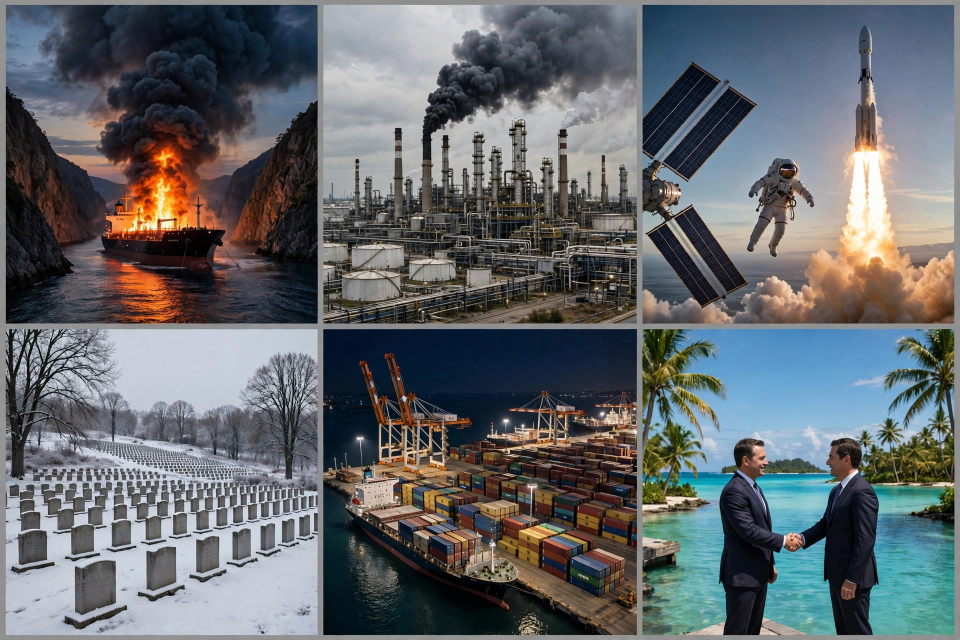
#> input picture assets/entry-source-20261126-fresh.png, 1920 x 1280 px (shown at 1/2 size)
$ python build_image.py
#> lines starting #> are read from the running program, lines starting #| are printed output that depends on the picture
#> in render, src is the input picture: PIL image 1920x1280 RGB; mean R, G, B 99.8, 104.1, 107.5
#!/usr/bin/env python3
"""Rebuild the front page for news-image-20261126 (post-opening session).

The page is a 1024x1024 newspaper front page, typeset entirely in PIL
on top of six photographs cut from one fresh AI-generated 3x2 collage
(assets/entry-source-20261126-fresh.png, generated in this session).

Sections, top to bottom:
  * masthead — title, red rule, exact date
  * four story panels in a 2x2 grid (photo + kicker + headline + subhead)
  * a full-width strip holding the last two big stories (thumb + text)
  * a navy ALSO band with three short items

Running this file writes entry.png next to it and then re-opens the
file to check it: 1024x1024, PNG, at most 1 MiB. The build is fully
deterministic — same input bytes, same output bytes.
"""
from __future__ import annotations

import hashlib
import os

from PIL import Image, ImageDraw, ImageFont

BASE = os.path.dirname(os.path.abspath(__file__))
SOURCE = os.path.join(BASE, "assets", "entry-source-20261126-fresh.png")
TARGET = os.path.join(BASE, "entry.png")

PAGE_W, PAGE_H = 1024, 1024
MARGIN = 16

# Palette
PAPER = (247, 242, 231)
INK = (18, 18, 18)
RULE_RED = (178, 34, 34)
MUTED = (90, 88, 82)
NAVY = (20, 36, 62)
GOLD = (232, 190, 90)
OFFWHITE = (245, 245, 245)
PHOTO_EDGE = (40, 40, 40)

NOTO = "/usr/share/fonts/truetype/noto"
FONTS = {
    "cond": os.path.join(NOTO, "NotoSans-Condensed.ttf"),
    "cond_bold": os.path.join(NOTO, "NotoSans-CondensedBold.ttf"),
    "regular": os.path.join(NOTO, "NotoSans-Regular.ttf"),
}


def load(kind: str, size: int) -> ImageFont.FreeTypeFont:
    return ImageFont.truetype(FONTS[kind], size)


def wrap_text(draw: ImageDraw.ImageDraw, text: str,
              font: ImageFont.FreeTypeFont, width: int) -> list[str]:
    """Split text into lines that each fit inside width pixels."""
    lines: list[str] = []
    current = ""
    for word in text.split():
        candidate = f"{current} {word}".strip()
        if draw.textlength(candidate, font=font) <= width:
            current = candidate
        else:
            if current:
                lines.append(current)
            current = word
    if current:
        lines.append(current)
    return lines


def fit_headline(draw: ImageDraw.ImageDraw, text: str, start: int,
                 width: int, max_lines: int = 2) -> tuple[ImageFont.FreeTypeFont, list[str]]:
    """Largest bold-condensed size (<= start) wrapping into max_lines."""
    size = start
    while size > 13:
        fnt = load("cond_bold", size)
        lines = wrap_text(draw, text, fnt, width)
        if len(lines) <= max_lines:
            return fnt, lines
        size -= 1
    fnt = load("cond_bold", 13)
    return fnt, wrap_text(draw, text, fnt, width)


def cover_fill(img: Image.Image, focus: tuple[float, float],
               tw: int, th: int) -> Image.Image:
    """Resize-crop img to exactly tw x th, keeping focus in frame."""
    w, h = img.size
    scale = max(tw / w, th / h)
    cw, ch = round(tw / scale), round(th / scale)
    cx, cy = round(focus[0] * w), round(focus[1] * h)
    x0 = min(max(cx - cw // 2, 0), w - cw)
    y0 = min(max(cy - ch // 2, 0), h - ch)
    return img.crop((x0, y0, x0 + cw, y0 + ch)).resize((tw, th), Image.LANCZOS)


# Cell rectangles measured from the fresh collage (1920x1280): the grey
# frame is ~10px and the gutters sit near x=636-650, x=1272-1284 and
# y=645-656, so each cell is inset a few px past the frame/gutter.
CELLS = {
    "tanker": (16, 16, 630, 639),
    "refinery": (656, 16, 1266, 639),
    "space": (1290, 16, 1904, 639),
    "cemetery": (16, 662, 630, 1264),
    "port": (656, 662, 1266, 1264),
    "island": (1290, 662, 1904, 1264),
}
FOCUS = {
    "tanker": (0.50, 0.62),
    "refinery": (0.50, 0.50),
    "space": (0.55, 0.50),
    "cemetery": (0.50, 0.60),
    "port": (0.50, 0.55),
    "island": (0.50, 0.60),
}

GRID_STORIES = [
    {"cell": "tanker", "kicker": "MIDDLE EAST",
     "head": "TANKERS ABLAZE IN HORMUZ",
     "sub": "Two tankers hit mines and burn in the strait"},
    {"cell": "refinery", "kicker": "SAUDI ARABIA",
     "head": "REFINERY HIT IN SAUDI ARABIA",
     "sub": "Houthis claim strike; four drones shot down"},
    {"cell": "space", "kicker": "SPACE",
     "head": "PAKISTAN'S FIRST ASTRONAUT IN ORBIT",
     "sub": "First foreigner aboard China's Tiangong station"},
    {"cell": "cemetery", "kicker": "UKRAINE WAR",
     "head": "RUSSIA'S DEAD: NEARLY 500,000",
     "sub": "Leaked files put the toll at 490,334"},
]
STRIP_STORIES = [
    {"cell": "port", "kicker": "TRADE",
     "head": "US READIES NEW TARIFFS",
     "sub": "Duties planned on China, the EU and 15 others"},
    {"cell": "island", "kicker": "PACIFIC",
     "head": "PACIFIC PACT SHUTS OUT BASES",
     "sub": "Solomons sign treaty with Australia"},
]
ALSO_ITEMS = [
    "CARTAGENA HOSTAGES FREED \u2014 troops storm the store at dawn",
    "CAIRO TANKER FIRE KILLS AT LEAST 31 \u2014 ring road blaze engulfs 27 vehicles",
    "KILMAR \u00c1BREGO GARC\u00cdA LEAVES THE US FOR SPAIN",
]

DATE_LINE = "THURSDAY, 26 NOVEMBER 2026"


def draw_masthead(draw: ImageDraw.ImageDraw) -> None:
    draw.text((PAGE_W // 2, 12), "THE WORLD IN ONE DAY",
              font=load("cond_bold", 62), fill=INK, anchor="ma")
    draw.rectangle((MARGIN, 96, PAGE_W - MARGIN, 99), fill=RULE_RED)
    draw.text((PAGE_W // 2, 104), DATE_LINE,
              font=load("cond_bold", 27), fill=INK, anchor="ma")


def draw_grid(page: Image.Image, draw: ImageDraw.ImageDraw,
              src: Image.Image) -> None:
    panel_w, panel_h, photo_h = 490, 300, 170
    cols_x = [MARGIN, 526]
    rows_y = [140, 452]
    for idx, story in enumerate(GRID_STORIES):
        x = cols_x[idx % 2]
        y = rows_y[idx // 2]
        x0, y0, x1, y1 = CELLS[story["cell"]]
        cell = src.crop((x0, y0, x1, y1))
        photo = cover_fill(cell, FOCUS[story["cell"]], panel_w, photo_h)
        page.paste(photo, (x, y))
        draw.rectangle((x, y, x + panel_w - 1, y + photo_h - 1),
                       outline=PHOTO_EDGE, width=1)
        ty = y + photo_h + 8
        draw.text((x, ty), story["kicker"], font=load("cond_bold", 19),
                  fill=RULE_RED)
        ty += 24
        head_font, head_lines = fit_headline(draw, story["head"], 36, panel_w)
        for line in head_lines:
            draw.text((x, ty), line, font=head_font, fill=INK)
            ty += head_font.size + 2
        draw.text((x, ty), story["sub"], font=load("cond", 23), fill=MUTED)
#> this loop made 4 passes
#> pass 1, in draw_grid, `photo = cover_fill(cell, FOCUS[story["cell"]], panel_w, photo_h)`:
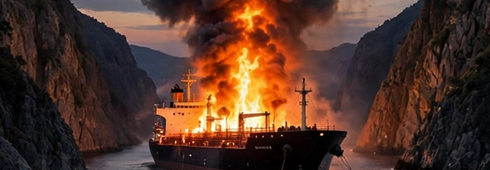
#> photo: PIL image 490x170 RGB; mean R, G, B 83.3, 53.3, 41.1
#> after the loop:
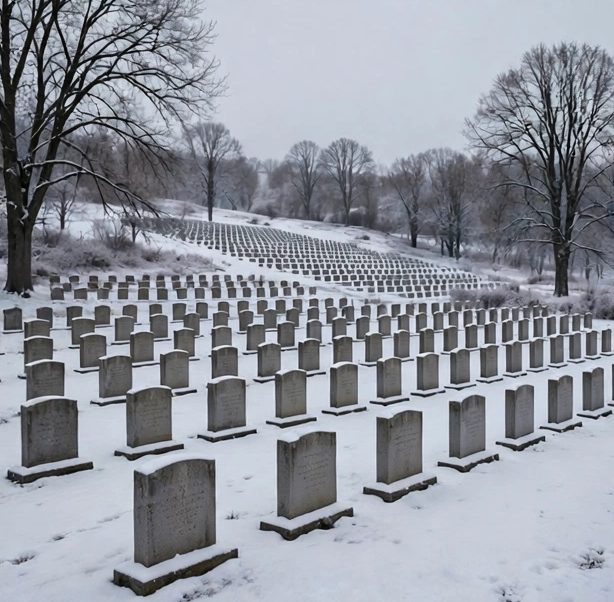
#> cell: PIL image 614x602 RGB; mean R, G, B 144.7, 149, 157.7
#> after the loop:
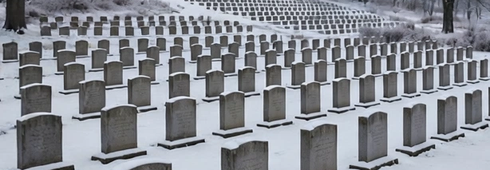
#> photo: PIL image 490x170 RGB; mean R, G, B 137.1, 140.4, 147.5


def draw_strip(page: Image.Image, draw: ImageDraw.ImageDraw,
               src: Image.Image) -> None:
    top, height, thumb_w = 764, 116, 150
    for idx, story in enumerate(STRIP_STORIES):
        x = MARGIN if idx == 0 else 526
        x0, y0, x1, y1 = CELLS[story["cell"]]
        cell = src.crop((x0, y0, x1, y1))
        thumb = cover_fill(cell, FOCUS[story["cell"]], thumb_w, height)
        page.paste(thumb, (x, top))
        draw.rectangle((x, top, x + thumb_w - 1, top + height - 1),
                       outline=PHOTO_EDGE, width=1)
        tx = x + thumb_w + 12
        text_w = 490 - thumb_w - 12
        draw.text((tx, top + 2), story["kicker"], font=load("cond_bold", 18),
                  fill=RULE_RED)
        head_font, head_lines = fit_headline(draw, story["head"], 30, text_w)
        ty = top + 24
        for line in head_lines:
            draw.text((tx, ty), line, font=head_font, fill=INK)
            ty += head_font.size + 1
        sub_font = load("cond", 18)
        # Both strip subs now fit on one line at 18px (the tariff sub used
        # to strand a lone "others" on line two at 20px); the two-line
        # cap below stays as a safety net.
        for line in wrap_text(draw, story["sub"], sub_font, text_w)[:2]:
            draw.text((tx, ty + 2), line, font=sub_font, fill=MUTED)
            ty += sub_font.size + 1
#> this loop made 2 passes
#> pass 1, in draw_strip, `cell = src.crop((x0, y0, x1, y1))`:
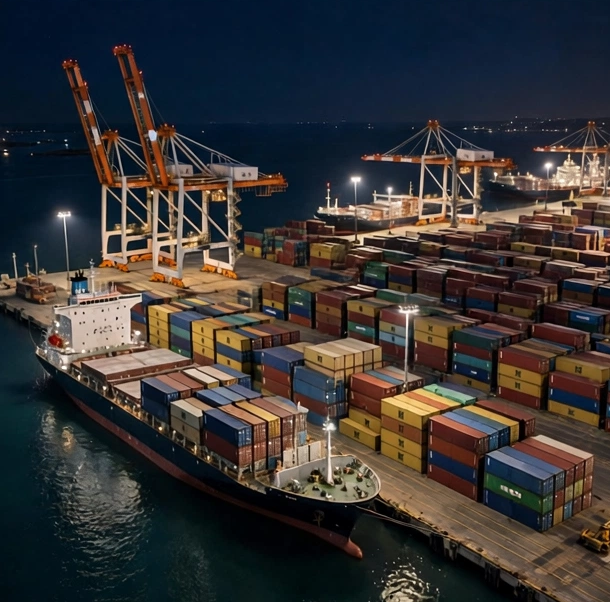
#> cell: PIL image 610x602 RGB; mean R, G, B 56.6, 53.4, 52.5
#> pass 1, in draw_strip, `thumb = cover_fill(cell, FOCUS[story["cell"]], thumb_w, height)`:
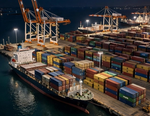
#> thumb: PIL image 150x116 RGB; mean R, G, B 68.4, 60.2, 54.8
#> after the loop:
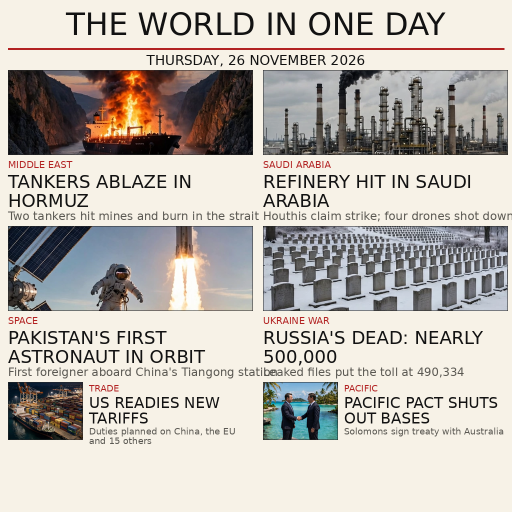
#> page: PIL image 1024x1024 RGB (shown at 1/2 size); mean R, G, B 191.1, 185.6, 178.9


def draw_also_band(draw: ImageDraw.ImageDraw) -> None:
    top = 892
    draw.rectangle((0, top, PAGE_W, PAGE_H), fill=NAVY)
    draw.text((MARGIN, top + 6), "ALSO TODAY", font=load("cond_bold", 22),
              fill=GOLD)
    y = top + 34
    for item in ALSO_ITEMS:
        size = 28
        while size > 19:
            fnt = load("cond", size)
            if draw.textlength(item, font=fnt) <= PAGE_W - 34 - MARGIN:
                break
            size -= 1
        draw.rectangle((MARGIN, y + 9, MARGIN + 8, y + 17), fill=RULE_RED)
        draw.text((34, y), item, font=fnt, fill=OFFWHITE)
        y += 31


def render() -> None:
    src = Image.open(SOURCE).convert("RGB")
    page = Image.new("RGB", (PAGE_W, PAGE_H), PAPER)
    draw = ImageDraw.Draw(page)
    draw_masthead(draw)
    draw_grid(page, draw, src)
    draw_strip(page, draw, src)
    draw_also_band(draw)
    page.save(TARGET, "PNG", optimize=True)
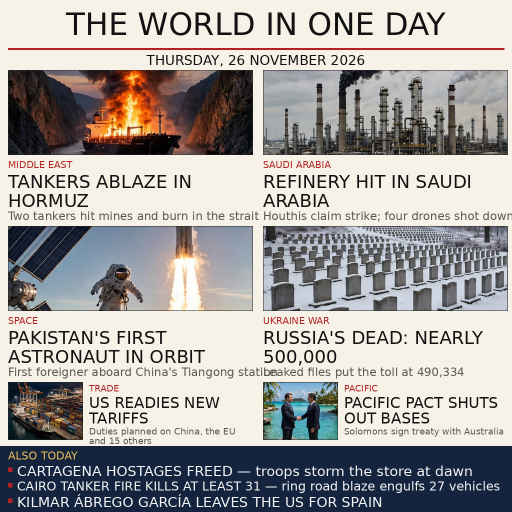
#> saved as entry.png: PIL image 1024x1024 RGB (shown at 1/2 size); mean R, G, B 164.9, 161.9, 159.6
    print("wrote", TARGET)


def verify() -> str:
    with Image.open(TARGET) as im:
        assert im.size == (PAGE_W, PAGE_H), im.size
        assert im.format == "PNG"
    nbytes = os.path.getsize(TARGET)
    assert nbytes <= 1_048_576, nbytes
    digest = hashlib.sha256(open(TARGET, "rb").read()).hexdigest()
    print(f"verify: 1024x1024 PNG, {nbytes} bytes, sha256 {digest}")
    return digest


if __name__ == "__main__":
    render()
    verify()

$ run again, with assets/entry-source.png copied over assets/entry-source-20261126-fresh.png
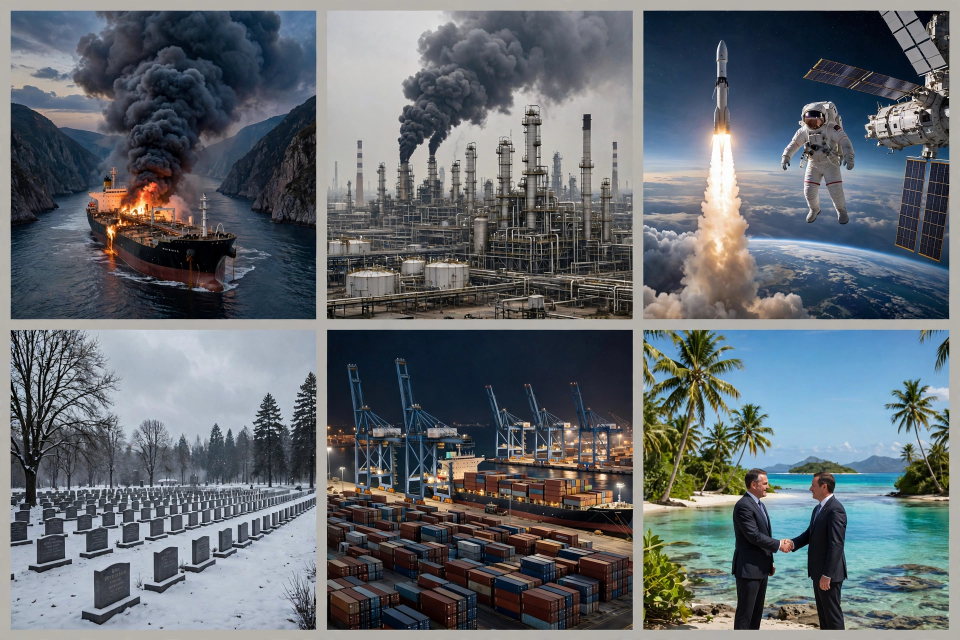
#> input picture assets/entry-source.png, 1920 x 1280 px (shown at 1/2 size)
#> in render, src is the input picture: PIL image 1920x1280 RGB; mean R, G, B 99.5, 105.8, 111.3
#> after the loop in draw_grid, `for idx, story in enumerate(GRID_STORIES):`:
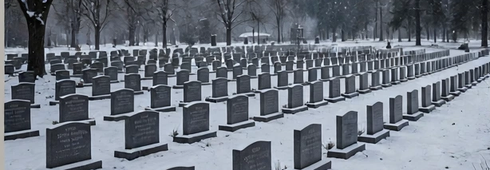
#> photo: PIL image 490x170 RGB; mean R, G, B 109.1, 116.1, 126.5
#> in render, `page.save(TARGET, "PNG", optimize=True)`:
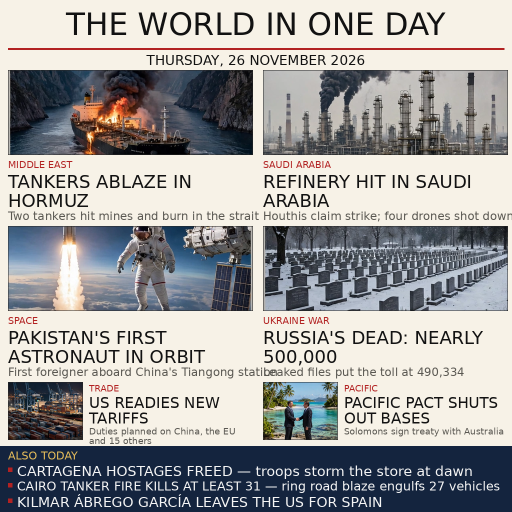
#> saved as entry.png: PIL image 1024x1024 RGB (shown at 1/2 size); mean R, G, B 160.6, 159.9, 159.5
